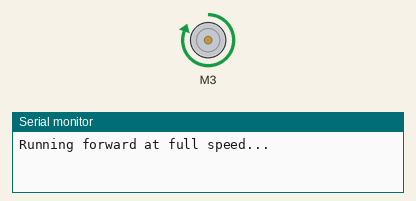
A sketch run on a simulated Arduino Uno, built with avr-gcc and run on an emulated ATmega328P. Parts: DC motor (green arrow = forward, orange = backward, longer = faster), the last lines printed to the serial monitor.

Above: at 1.0 s.
At 3.0 s:
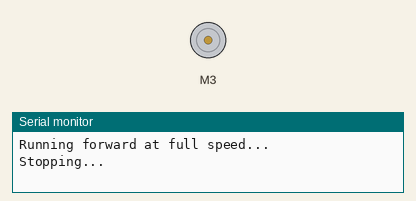
Timing chart, 0 to 5.2 s (numbered marks = the images above):
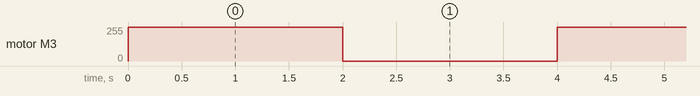

Measured:
- by itself, motor M3: alternates forward 255/255 for 2.0 s and stopped for 2.0 s

The sketch:

arduino_DCmotor_BasicControl.ino
```cpp
/*------------------------------------------------------------------------------------
arduino_DCmotor_BasicControl.ino

Makes a DC motor run for 2s, pause for 2s, run for 2s, pause for 2s, ...

For use with the Adafruit Motor Shield v2
http://www.adafruit.com/products/1438

Adapted from the example code in the Adafruit library

Get the library at:
https://github.com/ladyada/Adafruit_Motor_Shield_V2_Library/archive/master.zip

Created: 03/17/16 - Joshua Vaughan - joshua.vaughan@louisiana.edu

Modified:
  * mm/dd/yy - Name (email if not same person as above)
    - major change 1
    - major change 2
  * mm/dd/yy - Name (email if not same person as above)
    - major change 1
------------------------------------------------------------------------------------*/

// Include the necessary libraries for the motor shield
// You should include all three below anytime you're using the motor-driver shield
#include <Wire.h>
#include <Adafruit_MotorShield.h>
#include "utility/Adafruit_MS_PWMServoDriver.h"

// Create the motor shield object with the default I2C address
Adafruit_MotorShield AFMS = Adafruit_MotorShield();

// Select which 'port' M1, M2, M3 or M4. In this case, M3
Adafruit_DCMotor *Motor3 = AFMS.getMotor(3);

void setup() {
  Serial.begin(9600);           // set up Serial library at 9600 bps

  AFMS.begin();  // create with the default frequency 1.6KHz
}

void loop() {
  // Set the speed to maximum
  Motor3->setSpeed(255);

  Serial.println("Running forward at full speed...");
  // Set the direction of the motor to FORWARD
  Motor3->run(FORWARD);

  // Delay for 2 seconds
  // Here, the motor will continue to run while the Arduino is "sleeping"
  delay(2000);

  // Always stop before switch directions
  Serial.println("Stopping...");
  Motor3->run(RELEASE); // Stop the motor
  // Delay for 2 seconds
  // Here, the motor will be stopped while the Arduino is "sleeping"
  delay(2000);
}
```
